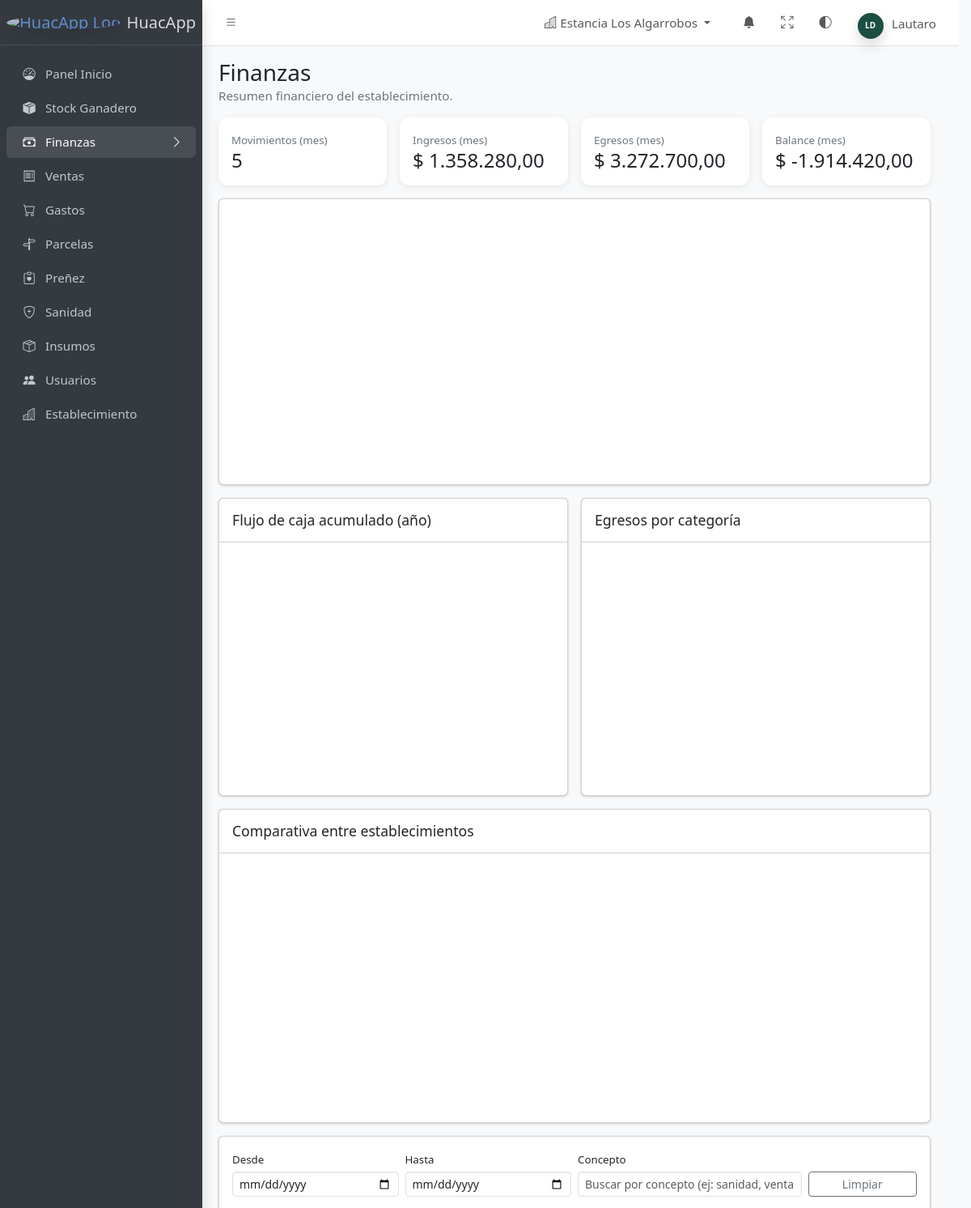
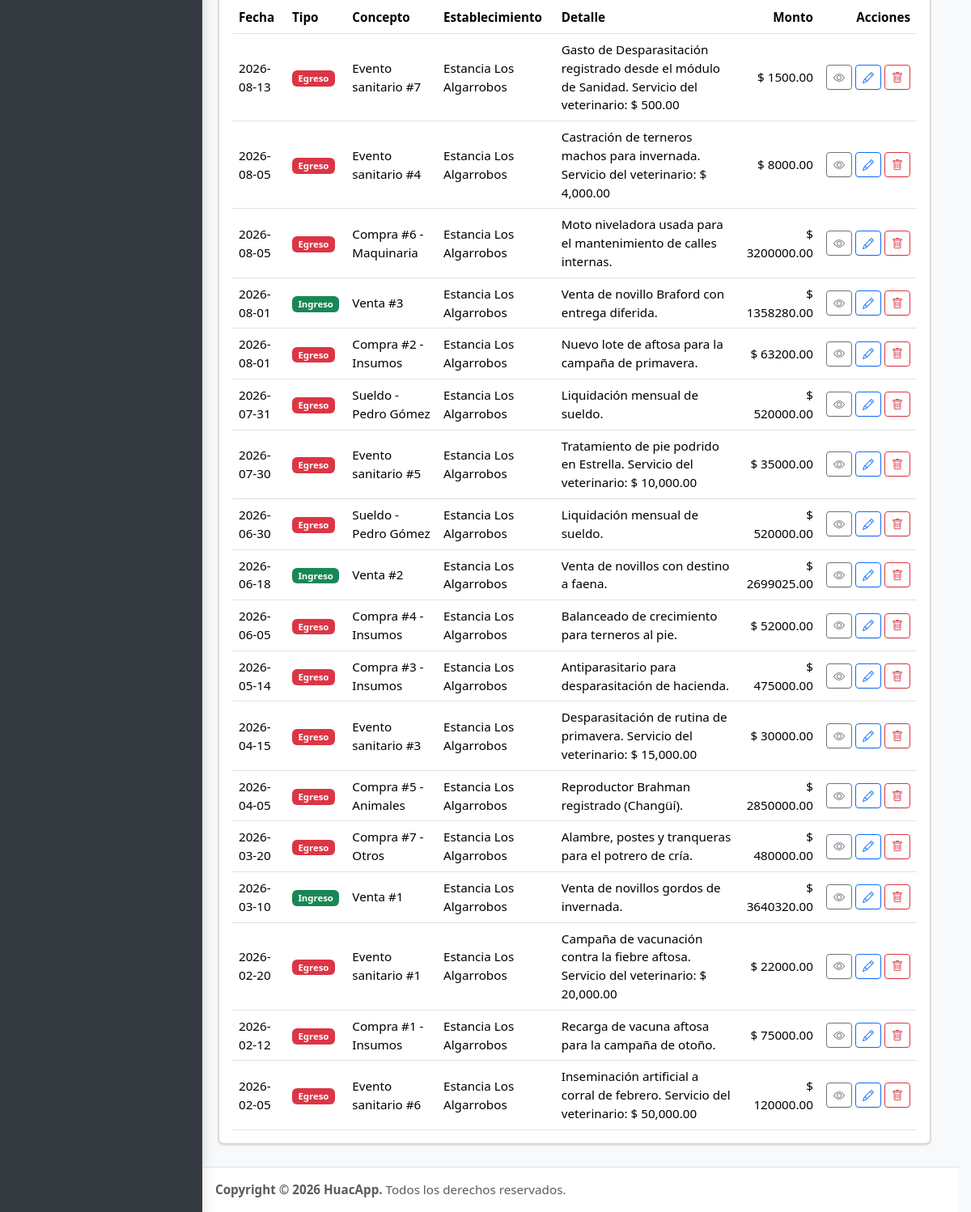
/finanzas/ (signed in), run on the app's committed database (2 pictures, top to bottom).
### establecimientos/models.py (models this page shows, shortened)
class Establecimiento(models.Model):
    nombre = models.CharField(max_length=100)
    fecha_inicio = models.DateField()
    ubicacion = models.CharField(max_length=100)
    logo = models.ImageField(upload_to='establecimientos/', null=True, blank=True)
    activo = models.BooleanField(default=True)

### usuarios/models.py (models this page shows, shortened)
class Usuario(models.Model):
    nombre_usuario = models.CharField(max_length=100)
    clave = models.CharField(max_length=100) # En un proyecto real esto se encripta
    debe_cambiar_clave = models.BooleanField(default=False)
    fecha_ultimo_acceso = models.DateTimeField(null=True, blank=True)
    fecha_creacion = models.DateTimeField(auto_now_add=True, null=True, blank=True)
    foto = models.ImageField(upload_to='perfil/', blank=True, null=True)
    persona = models.OneToOneField(Persona, on_delete=models.CASCADE)
    activo = models.BooleanField(default=True)
    class Meta:
        constraints = [
            models.UniqueConstraint(
                fields=['nombre_usuario'],
                condition=models.Q(activo=True),
                name='usuario_nombre_usuario_activo_uniq',
            ),
        ]

class Persona(models.Model):
    dni = models.CharField(max_length=8, null=True, blank=True)
    nombre = models.CharField(max_length=100)
    apellido = models.CharField(max_length=100, null=True, blank=True)
    correo_electronico = models.EmailField(max_length=100, null=True, blank=True)
    fecha_nacimiento = models.DateField(null=True, blank=True)
    telefono = models.CharField(max_length=20, blank=True, null=True)
    activo = models.BooleanField(default=True)
    class Meta:
        constraints = [
            models.UniqueConstraint(
                fields=['dni'],
                condition=models.Q(activo=True),
                name='persona_dni_activo_uniq',
            ),
            models.UniqueConstraint(
                fields=['correo_electronico'],
                condition=models.Q(activo=True),
                name='persona_correo_activo_uniq',
            ),
        ]

### finanzas/models.py (models this page shows, shortened)
class MovimientoFinanciero(models.Model):
    TIPO_CHOICES = [
        ('Ingreso', 'Ingreso'),
        ('Egreso', 'Egreso'),
    ]
    monto_total = models.DecimalField(max_digits=12, decimal_places=2)
    tipo = models.CharField(max_length=10, choices=TIPO_CHOICES)
    nombre = models.CharField(max_length=100)
    detalle = models.TextField(blank=True, null=True)
    fecha = models.DateField()
    establecimiento = models.ForeignKey(
        'establecimientos.Establecimiento', on_delete=models.SET_NULL,
        null=True, blank=True, related_name='movimientos_financieros',
    )
    activo = models.BooleanField(default=True)

### web/views.py (the view)
# urls.py: path('finanzas/', views.finanzas, name='finanzas'),
@rol_requerido(ROL_PROPIETARIO)
def finanzas(request):
    today = date.today()
    anio = today.year
    mes = today.month
    establecimiento = _establecimiento_actual(request)
    movimientos_qs = MovimientoFinanciero.objects.filter(activo=True)
    if establecimiento is not None:
        movimientos_qs = movimientos_qs.filter(establecimiento=establecimiento)
    movimientos_mes = movimientos_qs.filter(fecha__year=anio, fecha__month=mes)
    kpi_total = movimientos_mes.count()
    kpi_ingresos = movimientos_mes.filter(tipo='Ingreso').aggregate(total=Sum('monto_total'))['total'] or Decimal('0')
    kpi_egresos = movimientos_mes.filter(tipo='Egreso').aggregate(total=Sum('monto_total'))['total'] or Decimal('0')
    kpi_balance = kpi_ingresos - kpi_egresos
    meses = []
    ingresos_series = []
    egresos_series = []
    for i in range(5, -1, -1):
        m = (today.month - i - 1) % 12 + 1
        y = today.year + ((today.month - i - 1) // 12)
        meses.append(f"{y}-{m:02d}")
        qs = movimientos_qs.filter(fecha__year=y, fecha__month=m)
        ingresos_series.append(float(qs.filter(tipo='Ingreso').aggregate(total=Sum('monto_total'))['total'] or 0))
        egresos_series.append(float(qs.filter(tipo='Egreso').aggregate(total=Sum('monto_total'))['total'] or 0))
    netos_por_mes = {}
    for m in movimientos_qs.filter(fecha__year=anio):
        netos_por_mes[m.fecha.month] = netos_por_mes.get(m.fecha.month, Decimal('0')) + (
            m.monto_total if m.tipo == 'Ingreso' else -m.monto_total
        )
    flujo_etiquetas = []
    flujo_valores = []
    saldo = Decimal('0')
    for mes_num in range(1, 13):
        saldo += netos_por_mes.get(mes_num, Decimal('0'))
        flujo_etiquetas.append(MESES_NOMBRE[mes_num][:3])
        flujo_valores.append(float(saldo))
    mov_egresos_anio = movimientos_qs.filter(tipo='Egreso', fecha__year=anio)
    compra_tipo_por_mov = {
        c.mov_financiero_id: c.tipo
        for c in Compra.objects.filter(activo=True, mov_financiero_id__in=mov_egresos_anio.values('id'))
    }
    evento_mov_ids = set(
        EventoSanitario.objects.filter(mov_financiero_id__in=mov_egresos_anio.values('id'))
        .values_list('mov_financiero_id', flat=True)
    )
    liquidacion_mov_ids = set(
        LiquidacionSueldo.objects.filter(movimiento_financiero_id__in=mov_egresos_anio.values('id'))
        .values_list('movimiento_financiero_id', flat=True)
    )
    categorias = {}
    for m in mov_egresos_anio:
        categoria = (compra_tipo_por_mov.get(m.id)
                     or ('Sanidad' if m.id in evento_mov_ids else None)
                     or ('Sueldos' if m.id in liquidacion_mov_ids else 'Gastos varios'))
        categorias[categoria] = categorias.get(categoria, Decimal('0')) + m.monto_total
    categorias_ordenadas = sorted(categorias.items(), key=lambda par: par[1], reverse=True)
    categorias_etiquetas = [c for c, _ in categorias_ordenadas]
    categorias_valores = [float(v) for _, v in categorias_ordenadas]
    establecimientos = _establecimientos_permitidos(request)
    establecimientos_etiquetas = []
    establecimientos_ingresos = []
    establecimientos_egresos = []
    for e in establecimientos:
        qs_e = MovimientoFinanciero.objects.filter(establecimiento=e, activo=True, fecha__year=anio)
        establecimientos_etiquetas.append(e.nombre)
        establecimientos_ingresos.append(float(
            qs_e.filter(tipo='Ingreso').aggregate(total=Sum('monto_total'))['total'] or Decimal('0')
        ))
        establecimientos_egresos.append(float(
            qs_e.filter(tipo='Egreso').aggregate(total=Sum('monto_total'))['total'] or Decimal('0')
        ))
    return _page(request, 'finanzas.html', 'finanzas', {
        'kpis': {
            'total_movimientos_mes': kpi_total,
            'ingresos_mes': float(kpi_ingresos),
            'egresos_mes': float(kpi_egresos),
            'balance_mes': float(kpi_balance),
        },
        'movimientos': _movimientos_financieros_data(request)[:50],
        'chart': {
            'labels_json': json.dumps(meses),
            'ingresos_json': json.dumps(ingresos_series),
            'egresos_json': json.dumps(egresos_series),
        },
        'flujo': {
            'etiquetas_json': json.dumps(flujo_etiquetas),
            'valores_json': json.dumps(flujo_valores),
        },
        'categorias': {
            'etiquetas_json': json.dumps(categorias_etiquetas),
            'valores_json': json.dumps(categorias_valores),
        },
        'establecimientos': {
            'etiquetas_json': json.dumps(establecimientos_etiquetas),
            'ingresos_json': json.dumps(establecimientos_ingresos),
            'egresos_json': json.dumps(establecimientos_egresos),
        },
    })

### templates/finanzas.html (shortened to what this page needs)
{% extends 'dashboard/base.html' %}
{% load static %}
{% load ganaderia_extras %}
{% block extra_css %}
	<link rel="stylesheet" href="{% static 'css/finanzas.css' %}">
{% endblock %}
{% block content %}
	<div class="app-content-header">
		<div class="container-fluid">
			<div class="d-flex justify-content-between align-items-center">
				<div>
					<h3 class="mb-0">Finanzas</h3>
					<p class="text-secondary mb-0">Resumen financiero del establecimiento.</p>
				</div>
			</div>
		</div>
	</div>
	<div class="app-content">
		<div class="container-fluid">
			<div class="row g-3 mb-3">
				<div class="col-md-3">
					<div class="card vacapp-card h-100">
						<div class="card-body">
							<small class="text-secondary">Movimientos (mes)</small>
							<h4 class="mb-0" id="kpi-total">{{ page_data.kpis.total_movimientos_mes }}</h4>
						</div>
					</div>
				</div>
				<div class="col-md-3">
					<div class="card vacapp-card h-100">
						<div class="card-body">
							<small class="text-secondary">Ingresos (mes)</small>
							<h4 class="mb-0" id="kpi-ingresos">$ {{ page_data.kpis.ingresos_mes|moneda }}</h4>
						</div>
					</div>
				</div>
				<div class="col-md-3">
					<div class="card vacapp-card h-100">
						<div class="card-body">
							<small class="text-secondary">Egresos (mes)</small>
							<h4 class="mb-0" id="kpi-egresos">$ {{ page_data.kpis.egresos_mes|moneda }}</h4>
						</div>
					</div>
				</div>
				<div class="col-md-3">
					<div class="card vacapp-card h-100">
						<div class="card-body">
							<small class="text-secondary">Balance (mes)</small>
							<h4 class="mb-0" id="kpi-balance">$ {{ page_data.kpis.balance_mes|moneda }}</h4>
						</div>
					</div>
				</div>
			</div>
			<div class="card mb-3">
				<div class="card-body">
					<div id="chart-finanzas" style="height:320px"></div>
				</div>
			</div>
			<div class="row g-3 mb-3">
				<div class="col-lg-6">
					<div class="card h-100">
						<div class="card-header"><h3 class="card-title mb-0">Flujo de caja acumulado (año)</h3></div>
						<div class="card-body"><div id="chart-flujo" style="height:280px"></div></div>
					</div>
				</div>
				<div class="col-lg-6">
					<div class="card h-100">
						<div class="card-header"><h3 class="card-title mb-0">Egresos por categoría</h3></div>
						<div class="card-body"><div id="chart-categorias" style="height:280px"></div></div>
					</div>
				</div>
			</div>
			<div class="card mb-3">
				<div class="card-header"><h3 class="card-title mb-0">Comparativa entre establecimientos</h3></div>
				<div class="card-body"><div id="chart-establecimientos" style="height:300px"></div></div>
			</div>
			<div class="card mb-3">
				<div class="card-body">
					<div class="row g-2 align-items-end mb-3" id="filtros-movimientos">
						<div class="col-md-3 col-sm-6">
							<label class="form-label small mb-1">Desde</label>
							<input type="date" id="filtro-desde" class="form-control form-control-sm">
						</div>
						<div class="col-md-3 col-sm-6">
							<label class="form-label small mb-1">Hasta</label>
							<input type="date" id="filtro-hasta" class="form-control form-control-sm">
						</div>
						<div class="col-md-4 col-sm-8">
							<label class="form-label small mb-1">Concepto</label>
							<input type="text" id="filtro-concepto" class="form-control form-control-sm" placeholder="Buscar por concepto (ej: sanidad, venta, compra)">
						</div>
						<div class="col-md-2 col-sm-4">
							<button type="button" id="btn-limpiar-filtros" class="btn btn-sm btn-outline-secondary w-100">Limpiar</button>
						</div>
					</div>
					<div class="table-responsive">
						<table class="table table-hover align-middle mb-0">
							<thead>
								<tr>
									<th>Fecha</th>
									<th>Tipo</th>
									<th>Concepto</th>
									<th>Establecimiento</th>
									<th>Detalle</th>
									<th class="text-end">Monto</th>
									<th class="text-end">Acciones</th>
								</tr>
							</thead>
							<tbody id="tabla-finanzas-body">
								{% for movimiento in page_data.movimientos %}
									<tr data-id="{{ movimiento.id }}" data-tipo="{{ movimiento.tipo }}" data-monto="{{ movimiento.monto_total }}" data-fecha="{{ movimiento.fecha }}" data-nombre="{{ movimiento.nombre }}" data-detalle="{{ movimiento.detalle }}">
										<td>{{ movimiento.fecha }}</td>
										<td><span class="badge {% if movimiento.tipo == 'Ingreso' %}text-bg-success{% else %}text-bg-danger{% endif %}">{{ movimiento.tipo }}</span></td>
										<td>{{ movimiento.nombre }}</td>
										<td>{{ movimiento.establecimiento|default:'—' }}</td>
										<td>{{ movimiento.detalle|default:'-' }}</td>
										<td class="text-end">$ {{ movimiento.monto_total }}</td>
										<td class="text-end">
											<div class="d-flex gap-1 justify-content-end">
												<button class="btn btn-sm btn-outline-secondary btn-ver" data-id="{{ movimiento.id }}" title="Ver detalle"><i class="bi bi-eye"></i></button>
												<button class="btn btn-sm btn-outline-primary btn-editar" data-id="{{ movimiento.id }}" title="Editar"><i class="bi bi-pencil"></i></button>
												<button class="btn btn-sm btn-outline-danger btn-eliminar" data-id="{{ movimiento.id }}" title="Eliminar"><i class="bi bi-trash"></i></button>
											</div>
										</td>
									</tr>
								{% empty %}
									<tr id="fila-vacia-movimientos"><td colspan="7" class="text-center text-secondary py-4">No hay movimientos financieros registrados.</td></tr>
								{% endfor %}
							</tbody>
						</table>
					</div>
				</div>
			</div>
		</div>
	</div>
{% endblock %}

### templates/partials/navbar.html (shortened to what this page needs)
{% load static %}
<nav class="app-header navbar navbar-expand bg-body">
  <div class="container-fluid">
    <ul class="navbar-nav">
      <li class="nav-item">
        <a class="nav-link" data-lte-toggle="sidebar" href="#" role="button">
          <i class="bi bi-list"></i>
        </a>
      </li>
    </ul>
    <ul class="navbar-nav ms-auto">
      <li class="nav-item dropdown me-2">
        <a class="nav-link dropdown-toggle d-flex align-items-center gap-1" data-bs-toggle="dropdown" href="#" role="button" aria-expanded="false">
          <i class="bi bi-buildings"></i>
          <span class="d-none d-lg-inline text-truncate" style="max-width: 16rem;" id="establecimiento-actual-nombre">
            {{ establecimiento_actual.nombre|default:'Seleccionar establecimiento' }}
          </span>
        </a>
      </li>
      <li class="nav-item dropdown">
        <a class="nav-link" data-bs-toggle="dropdown" href="#" id="notificaciones-toggle">
          <i class="bi bi-bell-fill"></i>
        </a>
      </li>
      <li class="nav-item">
        <a class="nav-link" href="#" data-lte-toggle="fullscreen">
          <i data-lte-icon="maximize" class="bi bi-arrows-fullscreen"></i>
        </a>
      </li>
      <li class="nav-item dropdown">
          <a class="nav-link"
          href="#"
          id="bd-theme"
          aria-label="Toggle color scheme"
          data-bs-toggle="dropdown"
          aria-expanded="false"
        >
          <i class="bi bi-circle-half d-none" data-lte-theme-icon="auto"></i>
        </a>
      </li>
      <li class="nav-item dropdown user-menu">
        <a href="#" class="nav-link dropdown-toggle" data-bs-toggle="dropdown">
          {% if usuario_actual.foto %}
            <img
              src="{{ usuario_actual.foto.url }}"
              class="user-image rounded-circle shadow"
              alt="User Image"
            />
          {% else %}
            <span class="vacapp-navbar-iniciales rounded-circle shadow" style="background:{% if es_propietario %}#1d4e43{% else %}#6c757d{% endif %}" title="User Image">{{ usuario_actual.persona.nombre|default:usuario_actual.nombre_usuario|default:'Usuario'|slice:":1"|upper }}{{ usuario_actual.persona.apellido|slice:":1"|upper }}</span>
          {% endif %}
          <span class="d-none d-md-inline">
            {{ usuario_actual.persona.nombre|default:usuario_actual.nombre_usuario|default:'Usuario' }}
          </span>
        </a>
      </li>
    </ul>
  </div>
</nav>

### data on the page
Establecimiento: nombre "Estancia Los Algarrobos", establecimiento "Estancia Los Algarrobos" "Estancia Los Algarrobos" "Estancia Los Algarrobos" "Estancia Los Algarrobos" "Estancia Los Algarrobos" "Estancia Los Algarrobos" "Estancia Los Algarrobos" "Estancia Los Algarrobos" "Estancia Los Algarrobos" "Estancia Los Algarrobos" "Estancia Los Algarrobos" "Estancia Los Algarrobos" "Estancia Los Algarrobos" "Estancia Los Algarrobos" "Estancia Los Algarrobos" "Estancia Los Algarrobos" "Estancia Los Algarrobos" "Estancia Los Algarrobos"
Usuario: persona.nombre "L", persona.apellido "D", persona.nombre "Lautaro"
MovimientoFinanciero: tipo "Egreso", nombre "Evento sanitario #7", detalle "Gasto de Desparasitación registrado desde el módulo de Sanidad. Servicio del veterinario: $ 500.00"
MovimientoFinanciero: tipo "Egreso", nombre "Evento sanitario #4", detalle "Castración de terneros machos para invernada. Servicio del veterinario: $ 4,000.00"
MovimientoFinanciero: tipo "Egreso", nombre "Compra #6 - Maquinaria", detalle "Moto niveladora usada para el mantenimiento de calles internas."
MovimientoFinanciero: tipo "Ingreso", nombre "Venta #3", detalle "Venta de novillo Braford con entrega diferida."
MovimientoFinanciero: tipo "Egreso", nombre "Compra #2 - Insumos", detalle "Nuevo lote de aftosa para la campaña de primavera."
MovimientoFinanciero: tipo "Egreso", nombre "Sueldo - Pedro Gómez", detalle "Liquidación mensual de sueldo."
MovimientoFinanciero: tipo "Egreso", nombre "Evento sanitario #5", detalle "Tratamiento de pie podrido en Estrella. Servicio del veterinario: $ 10,000.00"
MovimientoFinanciero: tipo "Egreso", nombre "Sueldo - Pedro Gómez", detalle "Liquidación mensual de sueldo."
MovimientoFinanciero: tipo "Ingreso", nombre "Venta #2", detalle "Venta de novillos con destino a faena."
MovimientoFinanciero: tipo "Egreso", nombre "Compra #4 - Insumos", detalle "Balanceado de crecimiento para terneros al pie."
MovimientoFinanciero: tipo "Egreso", nombre "Compra #3 - Insumos", detalle "Antiparasitario para desparasitación de hacienda."
MovimientoFinanciero: tipo "Egreso", nombre "Evento sanitario #3", detalle "Desparasitación de rutina de primavera. Servicio del veterinario: $ 15,000.00"
MovimientoFinanciero: tipo "Egreso", nombre "Compra #5 - Animales", detalle "Reproductor Brahman registrado (Changüí)."
MovimientoFinanciero: tipo "Egreso", nombre "Compra #7 - Otros", detalle "Alambre, postes y tranqueras para el potrero de cría."
MovimientoFinanciero: tipo "Ingreso", nombre "Venta #1", detalle "Venta de novillos gordos de invernada."
MovimientoFinanciero: tipo "Egreso", nombre "Evento sanitario #1", detalle "Campaña de vacunación contra la fiebre aftosa. Servicio del veterinario: $ 20,000.00"
MovimientoFinanciero: tipo "Egreso", nombre "Compra #1 - Insumos", detalle "Recarga de vacuna aftosa para la campaña de otoño."
MovimientoFinanciero: tipo "Egreso", nombre "Evento sanitario #6", detalle "Inseminación artificial a corral de febrero. Servicio del veterinario: $ 50,000.00"

### other printed values
{{ page_data.kpis.total_movimientos_mes }} "5"
{{ page_data.kpis.ingresos_mes|moneda }} "1.358.280,00"
{{ page_data.kpis.egresos_mes|moneda }} "3.272.700,00"
{{ page_data.kpis.balance_mes|moneda }} "-1.914.420,00"
{{ movimiento.fecha }} "2026-08-13" "2026-08-05" "2026-08-05" "2026-08-01" "2026-08-01" "2026-07-31" "2026-07-30" "2026-06-30" "2026-06-18" "2026-06-05" "2026-05-14" "2026-04-15" "2026-04-05" "2026-03-20" "2026-03-10" "2026-02-20" "2026-02-12" "2026-02-05"
{{ movimiento.monto_total }} "1500.00" "8000.00" "3200000.00" "1358280.00" "63200.00" "520000.00" "35000.00" "520000.00" "2699025.00" "52000.00" "475000.00" "30000.00" "2850000.00" "480000.00" "3640320.00" "22000.00" "75000.00" "120000.00"
